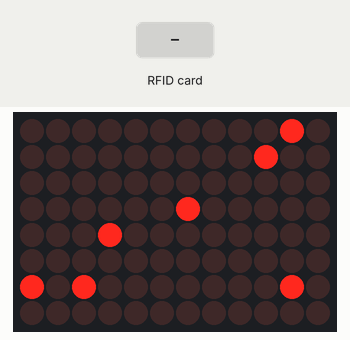
A sketch run on a simulated Arduino Uno R4 WiFi. Parts: 12×8 LED matrix. Inputs (shaded band) come from the test bench. WiFi joins after 1.5 s; servers stay silent unless stated; what the sketch prints to the serial monitor is not drawn.

Above: at 6.5 s.
8.3 s: RFID card 5E 7A 19 C4 held to the reader
At 8.8 s:
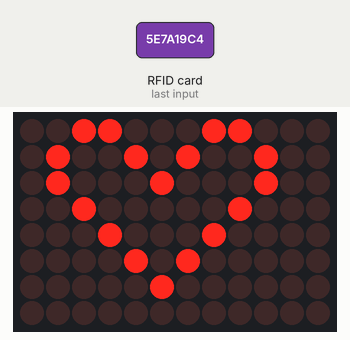
At 11.2 s:
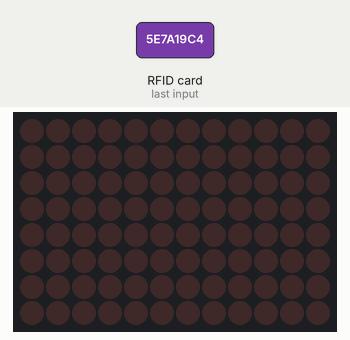
Timing chart, 0 to 12.7 s (numbered marks = the images above; inputs shaded):
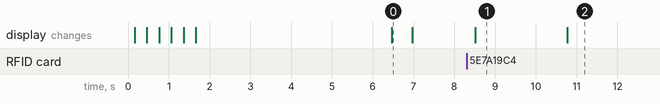

The sketch:

nfc_02_copy_20250423013949.ino
```cpp
#include <Arduino_LED_Matrix.h>
#include <SPI.h>
#include <WiFiS3.h>
#include <MFRC522.h>

// — Wi‑Fi設定 —
// テザリング（iPhone）と自宅 Wi‑Fi の２つを試します
const char* ssid1 = "1Ph0ne";
const char* pass1 = "smjf4etp26dut";
const char* ssid2 = "pacchan_net";
const char* pass2 = "patty0613";

// — サーバー情報 —
const char* serverHost = "katousaorinoMacBook-Pro.local";
const int port = 3000;
IPAddress serverIP;

// — RC522ピン定義 —
#define SS_PIN1   10
#define RST_PIN1   9
#define SS_PIN2    8
#define RST_PIN2   7

MFRC522   rfid1(SS_PIN1, RST_PIN1);
MFRC522   rfid2(SS_PIN2, RST_PIN2);
WiFiClient client;
ArduinoLEDMatrix matrix;

// — タイミング設定 —
const unsigned long tagTimeout    = 2200;
const unsigned long resetInterval = 2000;
unsigned long lastResetTime = 0;

// — タグ状態管理 —
String       currentUid1    = "";
String       currentUid2    = "";
unsigned long lastSeenTime1 = 0;
unsigned long lastSeenTime2 = 0;
bool         tagPresent1    = false;
bool         tagPresent2    = false;

// — LEDマトリクス用フレーム（ハート） —
uint32_t heartFrame[3] = {
  0x3184a444,
  0x42081100,
  0xa0040000
};

// ✔／×／● 表示フレーム
uint32_t checkMark[3] = { 0x200400, 0x201000, 0xa02000 };
uint32_t crossMark[3] = { 0x8100000, 0x24090000, 0x8100000 };
uint32_t dotFrame [3] = { 0x0,       0x180000,   0x0       };

// — 表示制御 —
void showConnecting(){
  matrix.clear();
  for(int i=0;i<3;i++){
    matrix.loadFrame(dotFrame);
    delay(300);
    matrix.clear();
    delay(300);
  }
}
void showSuccess(){ matrix.loadFrame(checkMark); delay(500); matrix.clear(); }
void showFailure(){ matrix.loadFrame(crossMark); delay(1000); matrix.clear(); }
void showTagDetected(){ matrix.loadFrame(heartFrame); }
void clearMatrix(){ matrix.clear(); }

// — UIDを16進文字列化 —
String getUidString(MFRC522 &reader){
  String uid="";
  for(byte i=0;i<reader.uid.size;i++){
    if(reader.uid.uidByte[i]<0x10) uid += "0";
    uid += String(reader.uid.uidByte[i], HEX);
    if(i<reader.uid.size-1) uid += ":";
  }
  return uid;
}

// — サーバーへ送信 —
void sendUid(String uid, uint8_t readerId){
  client.stop();
  if(client.connect(serverIP, port)){
    client.print("GET /nfc?uid="+uid+"&reader="+String(readerId)+" HTTP/1.1\r\n");
    client.print("Host: "+String(serverHost)+"\r\nConnection: close\r\n\r\n");
    client.stop();
    // Serial.printf の代わりに Serial.print 系で出力
    Serial.print("送信完了 (reader ");
    Serial.print(readerId);
    Serial.print("): ");
    Serial.println(uid);
  } else {
    Serial.print("接続失敗 (reader ");
    Serial.print(readerId);
    Serial.println(")");
  }
}

// — Wi‑Fi接続＆動的名前解決 —
void connectToWiFi(){
  Serial.println("Wi‑Fi接続開始…");
  showConnecting();

  int attempt = 0;
  while(WiFi.status()!=WL_CONNECTED && attempt<5){
    Serial.print("① ");
    WiFi.begin(ssid1, pass1);
    delay(3000);
    if(WiFi.status()==WL_CONNECTED){
      Serial.println("iPhoneテザリング接続成功");
      break;
    }
    Serial.print("② ");
    WiFi.begin(ssid2, pass2);
    delay(3000);
    if(WiFi.status()==WL_CONNECTED){
      Serial.println("自宅Wi‑Fi接続成功");
      break;
    }
    Serial.println("再試行…");
    showConnecting();
    attempt++;
  }

  if(WiFi.status()!=WL_CONNECTED){
    Serial.println("❌ Wi‑Fi接続失敗");
    showFailure();
    while(true) delay(1000);
  }
  showSuccess();

  Serial.print("Local IP: "); Serial.println(WiFi.localIP());
// Wi-Fi接続直後、名前解決のあとに追加
if (WiFi.hostByName(serverHost, serverIP)) {
  Serial.print("Resolved server IP: "); Serial.println(serverIP);
} else {
  Serial.println("⚠️ mDNS 名が見つかりません。固定 IP にフォールバックします。");
  serverIP = IPAddress(192, 168, 68, 119);  // ← Mac の IP
  Serial.print("Fallback server IP: "); Serial.println(serverIP);
}
}

// — setup —
void setup(){
  Serial.begin(9600);

  // — SS/RST ピンを出力モード & HIGH —
  pinMode(SS_PIN2, OUTPUT);
  pinMode(RST_PIN2, OUTPUT);
  digitalWrite(SS_PIN2, HIGH);
  digitalWrite(RST_PIN2, HIGH);

  SPI.begin();

  // ■■ 手動トグル■■
  Serial.println("=== Reader2 手動トグルテスト ===");
  // CS をLOW→HIGH
  digitalWrite(SS_PIN2, LOW);
  delay(5);
  digitalWrite(SS_PIN2, HIGH);
  Serial.print("CS2 state: "); Serial.println(digitalRead(SS_PIN2));

  // RST をLOW→HIGH
  digitalWrite(RST_PIN2, LOW);
  delay(5);
  digitalWrite(RST_PIN2, HIGH);
  Serial.print("RST2 state: "); Serial.println(digitalRead(RST_PIN2));

  // PCD_Init 後 VersionReg 読み出し
  rfid2.PCD_Init();
  Serial.print("Ver2=0x");
  Serial.println(rfid2.PCD_ReadRegister(MFRC522::VersionReg), HEX);
  Serial.println("=== テスト終了 ===");

  SPI.begin();
  rfid1.PCD_Init();
  rfid2.PCD_Init();
  matrix.begin();
  matrix.clear();
  Serial.println("RFID Ready!");
  connectToWiFi();

    //— リーダー1 初期化 & バージョン確認 —//
  rfid1.PCD_Init();
  Serial.print("Reader 1 firmware version: 0x");
  Serial.println(rfid1.PCD_ReadRegister(MFRC522::VersionReg), HEX);

  //— リーダー2 用の SS/RST ピンを出力モードにして初期化 —//
  pinMode(SS_PIN2, OUTPUT);
  pinMode(RST_PIN2, OUTPUT);
  rfid2.PCD_Init();
  Serial.print("Reader 2 firmware version: 0x");
  Serial.println(rfid2.PCD_ReadRegister(MFRC522::VersionReg), HEX);

}

// — loop —
void loop(){
  unsigned long now = millis();

  // １台目リーダー処理
  if(rfid1.PICC_IsNewCardPresent() && rfid1.PICC_ReadCardSerial()){
    String uid = getUidString(rfid1);
    rfid1.PICC_HaltA();
    if(uid != currentUid1){
      currentUid1 = uid;
      sendUid(uid, 1);
      showTagDetected();
    }
    lastSeenTime1 = now;
    tagPresent1 = true;
  }
  if(tagPresent1 && now - lastSeenTime1 > tagTimeout){
    sendUid("none", 1);
    Serial.println("タグ離脱 (reader 1)");
    currentUid1 = "";
    tagPresent1 = false;
    clearMatrix();
  }

  // ２台目リーダー処理
  if(rfid2.PICC_IsNewCardPresent() && rfid2.PICC_ReadCardSerial()){
    String uid = getUidString(rfid2);
    rfid2.PICC_HaltA();
    if(uid != currentUid2){
      currentUid2 = uid;
      sendUid(uid, 2);
      showTagDetected();
    }
    lastSeenTime2 = now;
    tagPresent2 = true;
  }
  if(tagPresent2 && now - lastSeenTime2 > tagTimeout){
    sendUid("none", 2);
    Serial.println("タグ離脱 (reader 2)");
    currentUid2 = "";
    tagPresent2 = false;
    clearMatrix();
  }

  // タグ接触中のリセット
  if((tagPresent1||tagPresent2) && now - lastResetTime > resetInterval){
    if(tagPresent1){
      rfid1.PCD_Init();
      Serial.println("RC522リセット (reader 1)");
    }
    if(tagPresent2){
      rfid2.PCD_Init();
      Serial.println("RC522リセット (reader 2)");
    }
    lastResetTime = now;
  }

  delay(200);
}
```

Measured:
- after the input at 8.3 s, the display: changes after 0.22 s (image 1)
- what the display in image 0 shows lasts 0.5 s, from 6.5 s to 7.0 s
- what the display in image 1 shows lasts 2.3 s, from 8.5 s to 10.8 s
